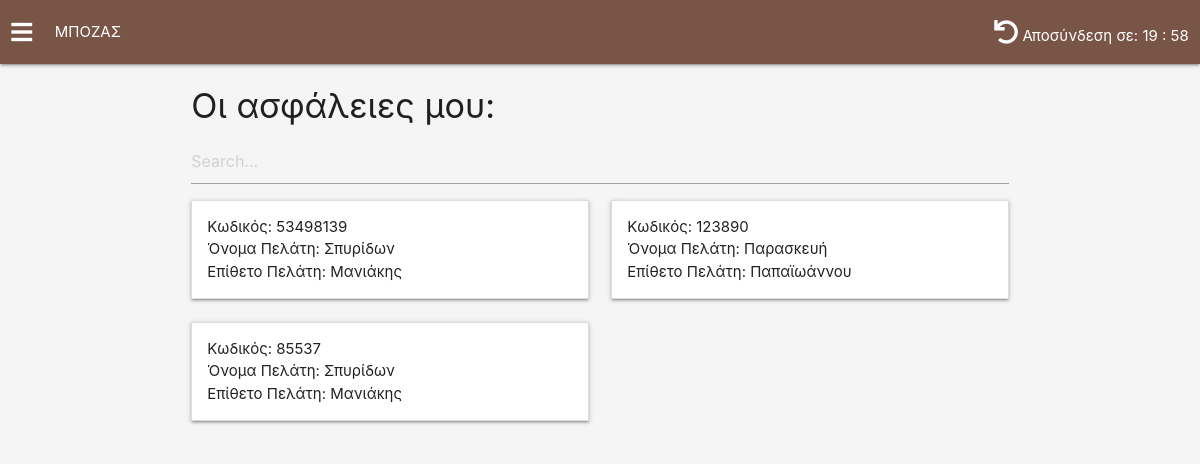
/insurances_view (signed in), run on the app's committed database.
### myApp/models.py (models this page shows, shortened)
class Insurer(AbstractUser):
    employee_externalPartner_choices = (
        ('Υπάλληλος', 'Υπάλληλος'),
        ('Εξωτερικός', 'Εξωτερικός')
    )
    first_name               = models.CharField(max_length=64, default="")
    last_name                = models.CharField(max_length=64, default="")
    address                  = models.CharField(max_length=254, default="")
    age                      = models.IntegerField(default=1)
    AFM                      = models.IntegerField(null=True, default=None, unique=True)
    employee_externalPartner = models.CharField(max_length=64, choices=employee_externalPartner_choices, default="")
    class Meta:
        verbose_name_plural = "Insurers"

class Insurance(models.Model):
    duration_choices = (
        ("Ετήσια", "Ετήσια"),
        ("Εξάμηνη", "Εξάμηνη"),
        ("Τρίμηνη", "Τρίμηνη")
    )
    payment_method_choices = (
        ("Ετήσια", "Ετήσια"),
        ("Εξάμηνη", "Εξάμηνη"),
        ("Τρίμηνη", "Τρίμηνη")
    )
    insurance_company_choices = (
        ("Εθνική", "Εθνική"),
        ("NN", "NN"),
        ("Groupama", "Groupama")
    )
    kind_of_contract_choices = (
        ("Ζωής", "Ζωής"),
        ("Οχήματος", "Οχήματος"),
        ("Πυρός", "Πυρός"),
        ("Αστικής Ευθύνης", "Αστικής Ευθύνης")
    )
    kind_of_contract   = models.CharField(max_length=128, choices=kind_of_contract_choices, default="")
    active             = models.BooleanField(default=True)
    insurance_company  = models.CharField(max_length=64, choices=insurance_company_choices, default="")
    renew_date         = models.DateField(null=True)
    dateOfPublish      = models.DateField(null=True)
    duration           = models.CharField(max_length=64, choices=duration_choices)
    payment_method     = models.CharField(max_length=64, choices=payment_method_choices)
    insurance_premiums = models.FloatField(null=True, default=0)
    insurance_code     = models.IntegerField(null=True, default=0, unique=True)
    customer           = models.ForeignKey(Customer, on_delete=models.CASCADE)
    insurer            = models.ForeignKey(Insurer, on_delete=models.CASCADE)

class Customer(models.Model):
    first_name  = models.CharField(max_length=64, default="")
    last_name   = models.CharField(max_length=64, default="")
    AFM         = models.IntegerField(default=0, unique=True)
    AMKA        = models.IntegerField(default=0, unique=True)
    address     = models.CharField(max_length=128, default="")
    dateOfBirth = models.DateField(null=True)
    age         = models.IntegerField(null=True, default=0)
    insurer     = models.ForeignKey(Insurer, on_delete=models.CASCADE)

### myApp/views.py (the view, shortened to what this page needs)
# urls.py: path('insurances_view', views.insurances_view, name='insurances_view'),
def insurances_view(request):
    if not request.user.is_authenticated:
        return render(request, "html/index.html", {"message": 'Invalid credentials.'})
    is_admin = True if request.user.is_staff else False
    user = {
        "user": Insurer.objects.get(id=request.user.id),
        'customers': Insurer.objects.get(id=request.user.id).customer_set.all(),
        'insurances': Insurer.objects.get(id=request.user.id).insurance_set.all(),
        'is_admin': is_admin
    }
    return render(request, 'html/insurances.html', user)

### myApp/templates/html/insurances.html (shortened to what this page needs)
{% extends "html/layout.html" %}
{% load static %}
{% block head %}
    <link rel="stylesheet" href="{% static 'myCss/dashboard.css' %}">
{% endblock %}
{% block body %}
    {% include "html/navbar.html" %}
    <div class="container">
        <div class="row">
            {% if is_admin %}
                <div class="col s12">
                    <h4>Ασφάλειες:</h4>
                </div>
            {% else %}
                <div class="col s12">
                    <h4>Οι ασφάλειες μου:</h4>
                </div>
            {% endif %}
            <div class="col s12">
                <input type="text" id="myInput" class="form-control" aria-label="Small" placeholder="Search..."
                       aria-describedby="inputGroup-sizing-sm">
            </div>
            {% for insurance in insurances %}
                <div class="col l6 s12 insurance_list_item">
                    <ul class="collapsible">
                        <li>
                            <div class="collapsible-header">
                                Κωδικός: {{ insurance.insurance_code }} <br>
                                Όνομα Πελάτη: {{ insurance.customer.first_name }} <br>
                                Επίθετο Πελάτη: {{ insurance.customer.last_name }} <br>
                            </div>
                        </li>
                    </ul>
                </div>
            {% endfor %}
        </div>
    </div>
{% endblock %}

### myApp/templates/html/navbar.html (shortened to what this page needs)
<div class="navbar-fixed">
    <nav>
        <div class="nav-wrapper brown darker-4 row">
            <div class="col"><i class="fas fa-bars sidenav-trigger" data-target="mobile-demo"></i></div>
            <div class="col hide-on-small-and-down">{{ user.last_name|capfirst }}</div>
            <div class="col right">
                <i class="fas fa-undo renew_button"></i>
                Αποσύνδεση σε: <span id="countdown">20 : 00</span>
            </div>
        </div>
    </nav>
</div>

### myApp/static/myCss/all_css.css (style rules this page uses)
html, body { height: 100%; background-color: whitesmoke; }
.sidenav-trigger { cursor: pointer; float: none !important; margin: 0 !important; }
.renew_button { cursor: pointer; }

### myApp/static/myCss/dashboard.css (style rules this page uses)
html, body { height: 100%; background-color: whitesmoke; }

### data on the page
Insurer: last_name "ΜΠΟΖΑΣ"
Insurance: insurance_code "53498139", customer.first_name "Σπυρίδων", customer.last_name "Μανιάκης"
Insurance: insurance_code "123890", customer.first_name "Παρασκευή", customer.last_name "Παπαϊωάννου"
Insurance: insurance_code "85537", customer.first_name "Σπυρίδων", customer.last_name "Μανιάκης"
